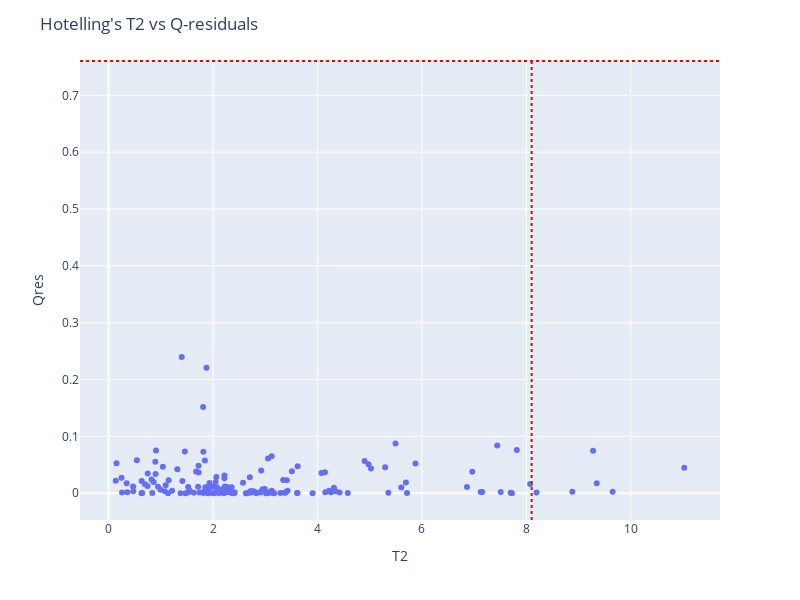

The notebook cell saved with this chart:
### Code cell
# Plot the Hotelling T2 vs Q-residuals plot
fig = px.scatter(hot_q_data, x="T2", y="Qres", hover_data={'Sample': (hot_q_data.index)})#, color = "Class")
fig.add_hline(y=abs(Q_conf),line_dash="dot", line_color='Red')
fig.add_vline(x=Tsq_conf,line_dash="dot", line_color='Red')
fig.update_traces(textposition='top center')
fig.update_layout(
    height=600,
    width=800,
    title_text="Hotelling's T2 vs Q-residuals")
fig.show()

### Figure 1 — Plotly figure (JSON) as saved in the notebook; plotly's stock layout.template omitted (floating-point values rounded to 4 significant figures; data arrays with more than 128 entries replaced by an {"elided": "..."} marker saying what was removed)
{"data": [{"customdata": {"elided": "150x1 str values"}, "hovertemplate": "T2=%{x}<br>Qres=%{y}<br>Sample=%{customdata[0]}<extra></extra>", "legendgroup": "", "marker": {"color": "#636efa", "symbol": "circle"}, "mode": "markers", "name": "", "orientation": "v", "showlegend": false, "textposition": "top center", "type": "scatter", "x": {"elided": "150 float values"}, "xaxis": "x", "y": {"elided": "150 float values"}, "yaxis": "y"}], "layout": {"height": 600, "legend": {"tracegroupgap": 0}, "margin": {"t": 60}, "shapes": [{"line": {"color": "Red", "dash": "dot"}, "type": "line", "x0": 0, "x1": 1, "xref": "x domain", "y0": 0.7604, "y1": 0.7604, "yref": "y"}, {"line": {"color": "Red", "dash": "dot"}, "type": "line", "x0": 8.103, "x1": 8.103, "xref": "x", "y0": 0, "y1": 1, "yref": "y domain"}], "title": {"text": "Hotelling's T2 vs Q-residuals"}, "width": 800, "xaxis": {"anchor": "y", "domain": [0, 1], "title": {"text": "T2"}}, "yaxis": {"anchor": "x", "domain": [0, 1], "title": {"text": "Qres"}}}}
